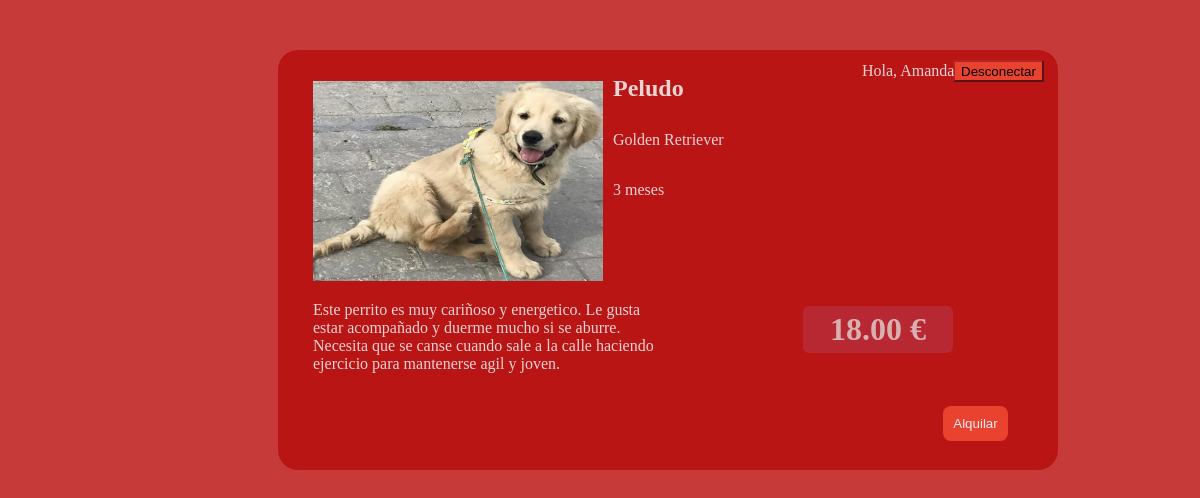
Page /PHP/animalinfo.php?id=1 (signed in) on the committed database.
### tables this page shows
create table cliente
(
	idcliente		int auto_increment not null,
	nombre			varchar(25),
	apellidos		varchar(50),
	telefono		varchar(9),
	email			varchar(100),
	usuario			varchar(15),
	tipo			varchar(20),
	password		varchar(50),
	primary key(idcliente)
);

create table animal
(
    idanimal        int auto_increment not null,
    especie      	varchar(20),
    nombre	      	varchar(25),
    raza  			varchar(50),
    edad			varchar(10),
    descripcion		varchar(500),
    precio      	decimal(5,2),
    imagen			varchar(500),
    primary key(idanimal)
 );

### PHP/animalinfo.php (the view, shortened to what this page needs)
<!DOCTYPE html>
<html lang="en">
<head>
    <link rel="stylesheet" href="css/animalinfo.css">
</head>
<body>
    <?php
        include_once "conec.php";
        if(isset($_SESSION["iduser"])){
            $nombreusu = "";
            $nombreusu = "SELECT nombre
                          FROM cliente
                          WHERE idcliente = {$_SESSION['iduser']}
                         ";
            if ($result = $connection->query($nombreusu)) {
                if ($result->num_rows > 0)
                    $nombreusu = $result->fetch_object()->nombre;
                else
                    echo "No se ha encontrado el nombre de usuario";
            }else
                echo "Wrong Query";
        }
        $infoanimal = "SELECT * FROM animal WHERE idanimal = {$_GET['id']};";
        if ($result = $connection->query($infoanimal)) {
            if ($result){
                $obj = $result->fetch_object();
        echo "<div id='caja'>";
                echo "<input type='submit' name='desloguear' value='Desconectar'>";
                echo "<p id=saludo> Hola, $nombreusu</p>";
                    echo "<div id='foto'>";
                        echo "<p><img src='".$obj->imagen."' width='250px' height='250px'></p>";
                    echo "</div>";
                        echo "<div id='nombre'>";
                            echo "<h2><b> </b>".$obj->nombre."</h2>";
                        echo "</div>";
                        echo "<div id='raza'>";
                            echo "<p><b> </b>".$obj->raza."</p>";
                        echo "</div>";
                        echo "<div id='edad'>";
                            echo "<p><b> </b>".$obj->edad."</p>";
                        echo "</div>";
                        echo "<div id='descripcion'>";
                            echo "<p>".$obj->descripcion."</p>";
                        echo "</div>";
                        echo "<div id='precio'>";
                            echo "<p><h1>".$obj->precio." €</h1>";
                        echo "</div>";
        echo "</div>";
            }else
                echo "Imposible conseguir los datos";
        }else
            echo "Query Failed";
    ?>
    <input  id="alquiler" type="button" onclick=" location.href='/php/proyecto/alquiler.php' " value="Alquilar" style=cursor:pointer; name="alquila" />
</body>
</html>

### PHP/css/animalinfo.css (style rules this page uses)
#caja { width: 750px; margin: 50px auto; background: #b91515; padding: 15px; border-radius: 20px; margin-top: 50px; margin-left: 270px; display: flex; flex-flow: row wrap; height: 390px; }
body { background: #c63a3a; width: 95%; color: #e9d4d4; }
#saludo { margin-left: 569px; margin-top: -207px; }
img { width: 290px; height: 200px; }
input[type=submit] { margin-left: 660px; background-color: #E94330; border-color: firebrick; margin-top: -5px; cursor:pointer; height: 22px; }
#foto { width: 290px; height: 200px; position: absolute; margin: 0px 20px; }
#nombre { position: absolute; width: 75px; height: 50px; margin: 320px; margin-top: -10px; }
#raza { width: 120px; height: 50px; margin: 320px; position: absolute; margin-top: 50px; }
#edad { width: 75px; height: 50px; margin: 320px; position: absolute; margin-top: 100px; }
#descripcion { width: 350px; height: 99x; position: absolute; margin-top: 220px; margin-left: 20px; }
#precio { text-align: center; color: #d8b0b0; width: 150px; border-radius: 12px; position: absolute; margin-left: 490px; margin-top: 220px; padding: 0px 20px; }
#precio h1 { background: #b6364899; padding: 5px; border-radius: 6px; }
#alquiler { margin-left: 935px; margin-top: -114px; height: 35px; width: 65px; position: absolute; text-align: center; border-radius: 8px; border: none; background: #e94330; color: #efedf0; }

### rows in the picture
cliente: nombre "Amanda"
animal: imagen (picture), nombre "Peludo", raza "Golden Retriever", edad "3 meses", descripcion "Este perrito es muy cariñoso y energetico. Le gusta estar acompañado y duerme mucho si se aburre. Necesita que se canse cuando sale a la calle haciendo ejercicio para mantenerse agil y joven.", precio "18.00"
